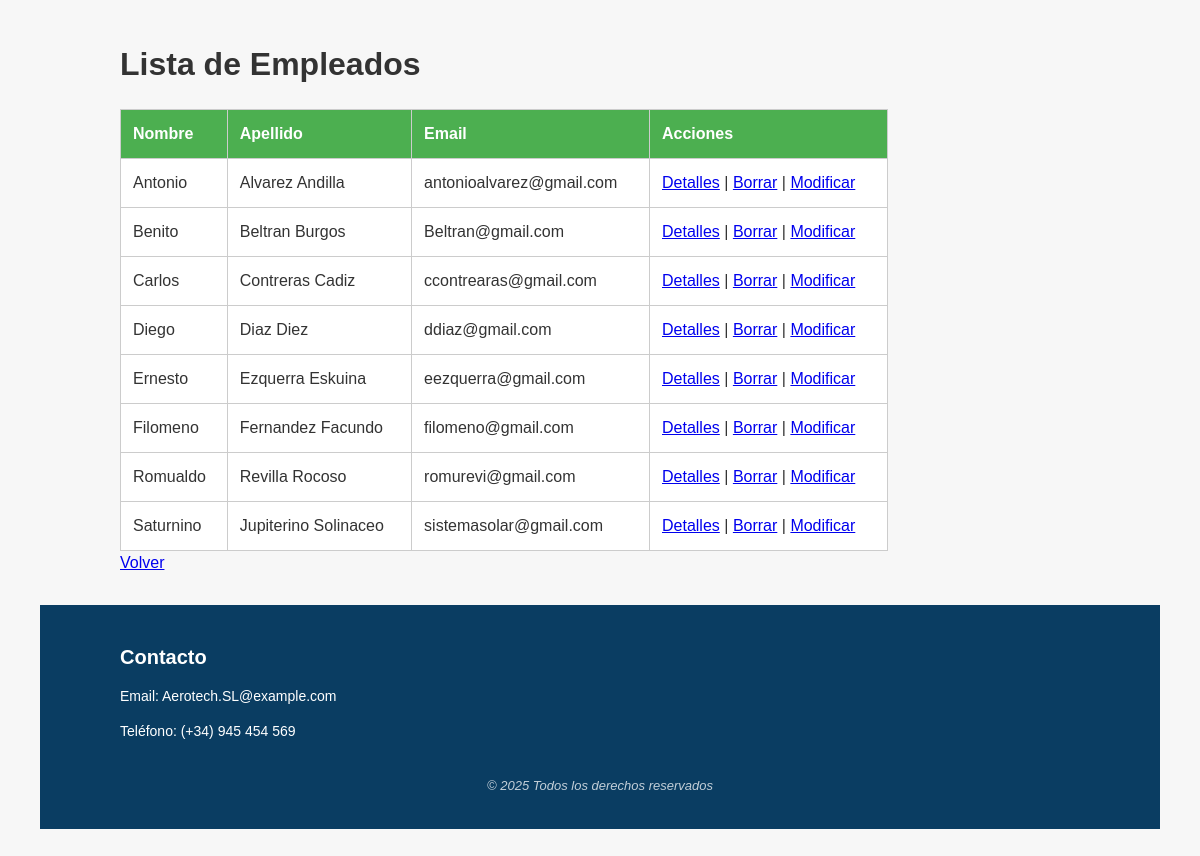
The app's page /Aerotech/lista_empleado/, older data.
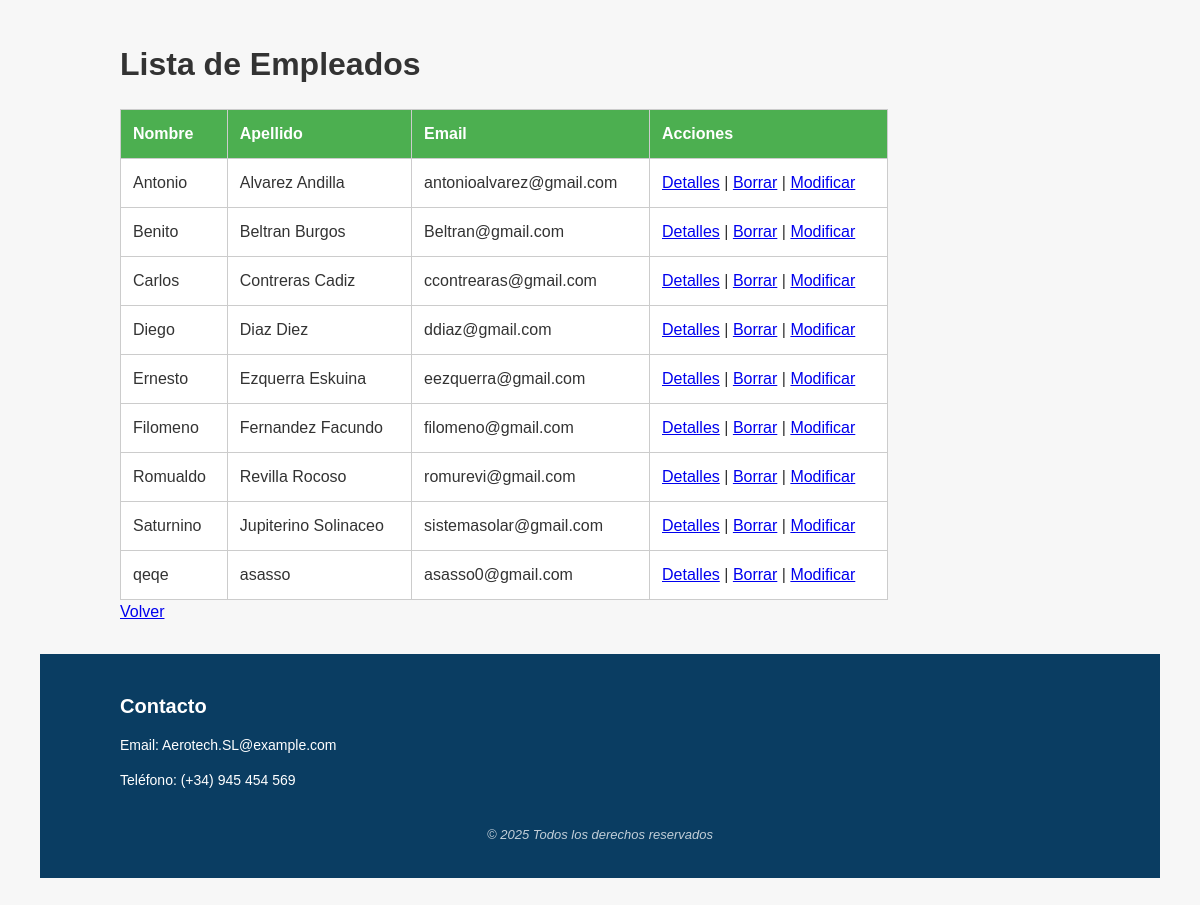
The same page, newer data.
### Aerotech/models.py (models this page shows, shortened)
class Empleado(models.Model):
    dni = models.CharField(max_length=9, unique=True)
    nombre = models.CharField(max_length=100)
    apellidos = models.CharField(max_length=150)
    email = models.EmailField()
    telefono = models.CharField(max_length=15)

### Aerotech/views.py (the view)
# urls.py: path('lista_empleado/', views.ListaEmpleados.as_view(), name='lista-empleados'),
class ListaEmpleados(ListView):
    model = Empleado
    template_name = 'lista_empleados.html'
    context_object_name = 'empleados'

### templates/lista_empleados.html (shortened to what this page needs)
{% extends 'base.html' %}
{% block content %}
<h1>Lista de Empleados</h1>
<table>
    <thead>
        <tr>
            <th>Nombre</th>
            <th>Apellido</th>
            <th>Email</th>
            <th>Acciones</th>
        </tr>
    </thead>
    <tbody>
        {% for empleado in empleados %}
        <tr>
            <td>{{ empleado.nombre }}</td>
            <td>{{ empleado.apellidos }}</td>
            <td>{{ empleado.email }}</td>
            <td>
                <a href="{% url 'detalles-empleado' empleado.id %}">Detalles</a> |
                <a href="{% url 'eliminar-empleado' empleado.id %}">Borrar</a> |
                <a href="{% url 'modificar-empleado' empleado.id %}">Modificar</a>
            </td>
        </tr>
        {% empty %}
        <tr>
            <td colspan="4">No hay empleados disponibles.</td>
        </tr>
        {% endfor %}
    </tbody>
</table>
<a href="{% url 'home' %}">Volver</a>
{% endblock %}

### templates/Base.html (shortened to what this page needs)
<!doctype html>
<html lang="es">
{% load static %}
<head>
    <link rel="stylesheet" href="{% static 'css/estilos.css' %}" />
</head>
<body>
    <main>
        {% block content %}
        {% endblock %}
    </main>
    <footer>
        <div class="contenedor-footer">
            <div class="contacto">
                <h2>Contacto</h2>
                <p>Email: Aerotech.SL@example.com</p>
                <p>Teléfono: (+34) 945 454 569</p>
            </div>
        </div>
        <div class="derechos">
            <p>&copy; 2025 Todos los derechos reservados</p>
        </div>
    </footer>
</body>
</html>

### static/css/estilos.css (style rules this page uses)
body { font-family: 'Segoe UI', Tahoma, Geneva, Verdana, sans-serif; background-color: #f9fafb; color: #333; line-height: 1.5; }
main { max-width: 960px; margin: 30px auto; padding: 0 20px; }
footer { background-color: #0a3d62; color: #fff; padding: 20px 0; font-size: 14px; font-weight: 400; }
.contenedor-footer { max-width: 960px; margin: 0 auto; padding: 0 20px; display: flex; justify-content: space-between; flex-wrap: wrap; }
.contacto h2 { font-size: 20px; margin-bottom: 10px; font-weight: 600; }
.contacto p { margin-bottom: 6px; }
.derechos { text-align: center; margin-top: 12px; font-size: 13px; opacity: 0.75; font-style: italic; }
.contacto { margin-bottom: 15px; }
body { font-family: Arial, sans-serif; margin: 40px; background-color: #f7f7f7; }
h1 { color: #333; }
table { width: 80%; margin-top: 20px; border-collapse: collapse; background-color: white; }
th, td { border: 1px solid #ccc; padding: 12px; text-align: left; }
th { background-color: #4CAF50; color: white; }

Row changes from the older to the newer data that the page shows:
added Empleado: nombre "qeqe", apellidos "asasso", email "asasso0@gmail.com"
